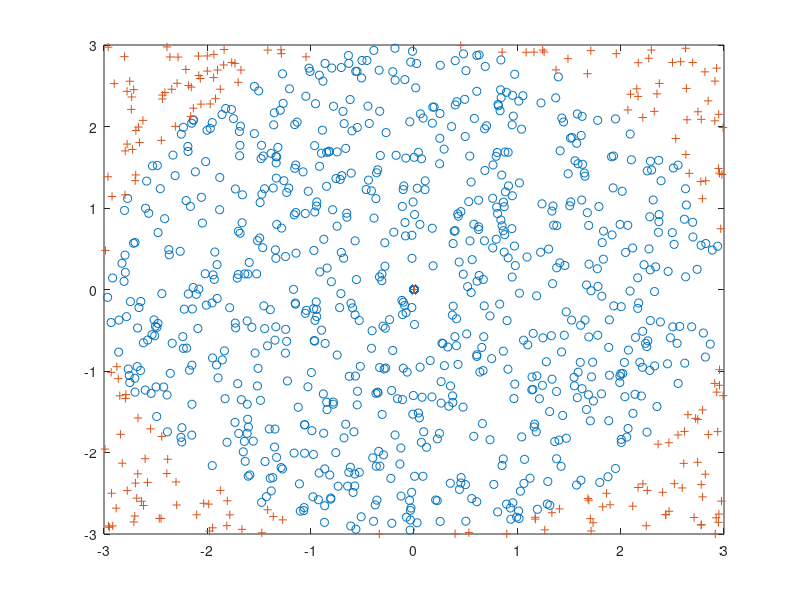

This chart was generated by the following MATLAB code:
clc;
clear all;
close all;

Area = 1; %area of half circle
N = 1000;
pts_in = 0;
pts_out = 0;
x = zeros(1,N);
y = zeros(1,N);
x_in = zeros(1,N);
y_in = zeros(1,N);
x_out = zeros(1,N);
y_out = zeros(1,N);
for i= 1:N

x(i) = 6*rand-3; % [-3,3]
y(i) = 6*rand-3; %[-3,3]

if 3 >= sqrt(x(i)^2+ y(i)^2)
pts_in = pts_in +1;
x_in(pts_in) = x(i);
y_in(pts_in) = y(i);

else

pts_out = pts_out + 1;
x_out(pts_out) = x(i);
y_out(pts_out) = y(i);
end
end

errorpct= pts_out/1000;
disp(errorpct)
plot(x_in,y_in,'o', x_out,y_out,'+');
Aprprox_int = Area * (pts_in / N)